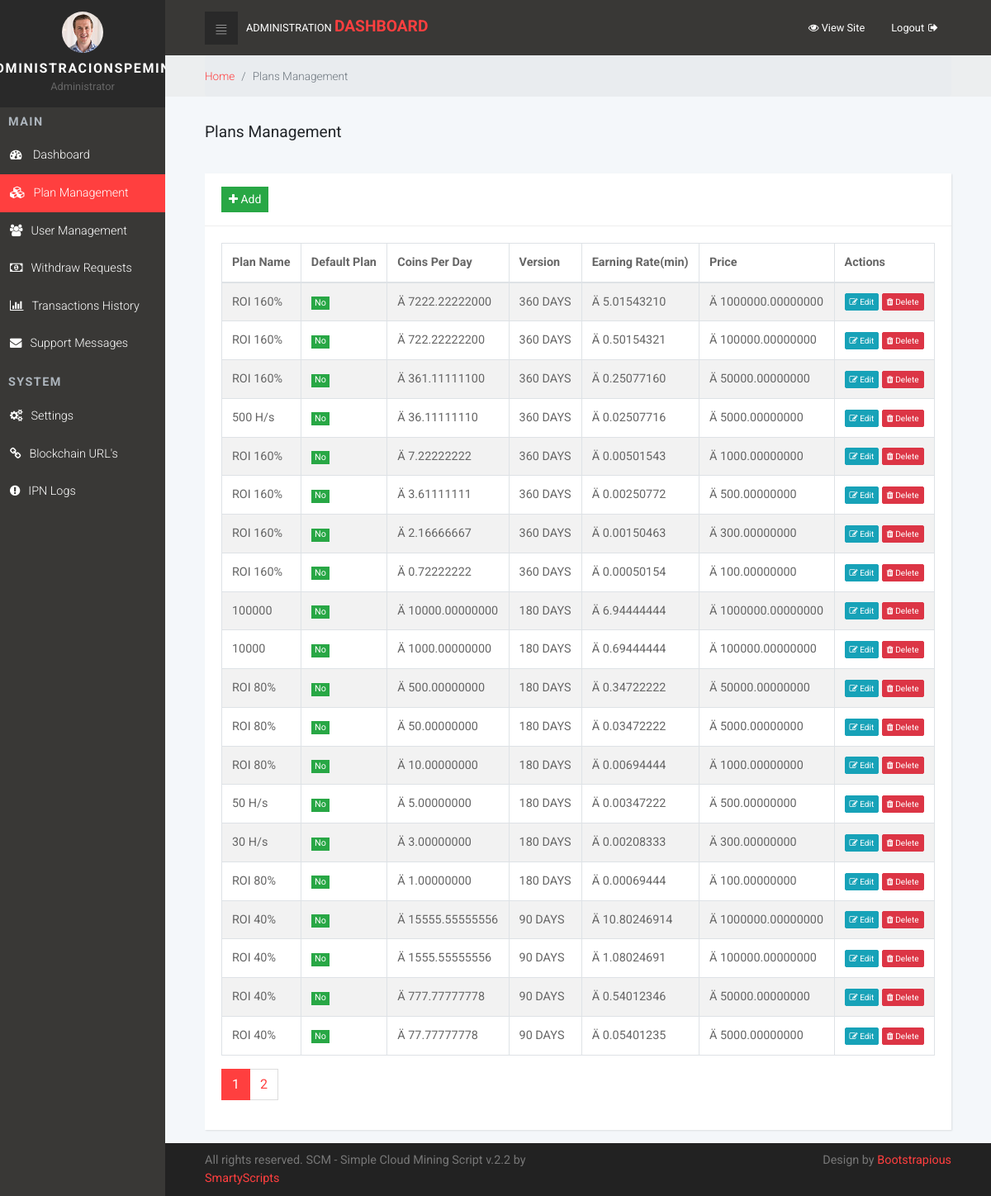
The page /admin/plans.php (signed in) on the database its author committed.
### tables this page shows
CREATE TABLE IF NOT EXISTS `plans` (
  `id` int(11) NOT NULL AUTO_INCREMENT,
  `plan_name` varchar(50) NOT NULL,
  `is_default` tinyint(1) NOT NULL DEFAULT '0' COMMENT '1=default, 0 = not default',
  `point_per_day` decimal(20,8) DEFAULT NULL,
  `version` varchar(30) DEFAULT NULL,
  `earning_rate` decimal(20,8) DEFAULT NULL,
  `image` varchar(100) NOT NULL DEFAULT '1.png',
  `price` float(20,8) NOT NULL,
  `duration` int(11) NOT NULL DEFAULT '90',
  `profit` varchar(191) NOT NULL DEFAULT '0',
  `speed` varchar(191) NOT NULL DEFAULT '1',
  `mesesprueba` tinyint(1) NOT NULL DEFAULT '0',
  PRIMARY KEY (`id`)
);

### admin/plans.php (the view, shortened to what this page needs)
<?php
require_once '_header.php';
$_table = 'plans';
$_url = 'plans.php';
if(isset($_GET['page'])){$pag = $_GET['page']-1;}else{$pag = 0;}
$plans = getPagination($_table,$pag*PAGINATION,PAGINATION);
?>
    <div class="breadcrumb-holder">
        <div class="container-fluid">
            <ul class="breadcrumb">
                <li class="breadcrumb-item"><a href="home.php">Home</a></li>
                <li class="breadcrumb-item active">Plans Management</li>
            </ul>
        </div>
    </div>
    <section>
    <div class="container-fluid">
            <header>
                <h1 class="h3 display">Plans Management</h1>
            </header>
            <div class="row">
                <div class="col-md-12">
                    <div class="card">
                        <div class="card-header">
                            <a class="btn btn-success btn-sm" href="plans_add.php"><i class="fa fa-plus"></i> Add</a>
                        </div>
                        <div class="card-body">
                            <div class="table-responsive">
                                <table class="table table-striped table-bordered table-hover">
                                    <thead>
                                    <tr>
                                        <th>Plan Name</th>
                                        <th>Default Plan</th>
                                        <th>Coins Per Day</th>
                                        <th>Version</th>
                                        <th>Earning Rate(min)</th>
                                        <th>Price</th>
                                        <th>Actions</th>
                                    </tr>
                                    </thead>
                                    <tbody>
                                    <?php if ($plans): ?>
                                        <?php foreach ($plans as $plan): ?>
                                            <tr>
                                                <td><?php echo $plan['plan_name']; ?></td>
                                                <td><?php echo $plan['is_default'] ? '<span class="badge badge-danger">Yes</span>' : '<span class="badge badge-success">No</span>'; ?></td>
                                                <td><?php echo CURSYM;?> <?php echo $plan['point_per_day']; ?></td>
                                                <td><?php echo $plan['version']; ?></td>
                                                <td><?php echo CURSYM;?> <?php echo $plan['earning_rate']; ?></td>
                                                <td><?php echo CURSYM;?> <?php echo $plan['price']; ?></td>
                                                <td>
                                                    <a class="btn btn-info btn-xs"
                                                       href="plans_edit.php?id=<?php echo $plan['id']; ?>"><i
                                                                class="fa fa-edit"></i> Edit</a>
                                                    <a class="btn btn-danger btn-xs"
                                                       href="plans.php?action=delete&id=<?php echo $plan['id']; ?>"><i
                                                                class="fa fa-trash"></i> Delete</a>
                                                </td>
                                            </tr>
                                        <?php endforeach; ?>
                                    <?php else: ?>
                                        <tr>
                                            <td colspan="7" class="text-center">No results</td>
                                        </tr>
                                    <?php endif; ?>
                                    </tbody>
                                </table>
                            </div>
                            <?php echo getPaginationLinks($_table,PAGINATION,$pag+1,$_url); ?>
                        </div>
                    </div>
                </div>
            </div>
        </div>
    </section>
<?php
require_once('_footer.php');
?>

### admin/css/style.red.css (style rules this page uses)
a { display: inline-block; text-decoration: none; color: #fff; }
body { overflow-x: hidden; }
i { display: inline-block; }
span { display: inline-block; }
table { font-size: 0.9em; color: #666; }
.btn-xs { font-size: 0.7em !important; padding: 2px 5px !important; border-radius: 2px !important; }
.badge { font-weight: 400; border-radius: 0; }
.breadcrumb-holder { background: #eceeef; }
.breadcrumb-holder .breadcrumb { padding: 15px 0; font-size: 0.85em; font-weight: 300; color: #999; margin-bottom: 0; }
.card { margin-bottom: 30px; -webkit-box-shadow: 1px 1px 2px rgba(0, 0, 0, 0.1); box-shadow: 1px 1px 2px rgba(0, 0, 0, 0.1); }
.display { font-weight: 400 !important; }
section header { padding-top: 2rem; padding-bottom: 2rem; }
@media (min-width: 768px) { .container-fluid { padding: 0 3rem; } }
.btn { font-weight: 400; border: 1px solid transparent; padding: 0.55rem 0.75rem; font-size: 0.9rem; line-height: 1.5; border-radius: 0; -webkit-transition: background-color 0.15s ease-in-out, border-color 0.15s ease-in-out, -webkit-box-shadow 0.15s ease-in-out; transition: background-color 0.15s ease-in-out, border-color 0.15s ease-in-out, -webkit-box-shadow 0.15s ease-in-out; transition: background-color 0.15s ease-in-out, border-color 0.15s ease-in-out, box-shadow 0.15s ease-in-out; transition: background-color 0.15s ease-in-out, border-color 0.15s ease-in-out, box-shadow 0.15s ease-in-out, -webkit-box-shadow 0.15s ease-in-out; }
.btn-success { color: color-yiq(#28a745); background-color: #28a745; border-color: #28a745; }
.btn-info { color: color-yiq(#17a2b8); background-color: #17a2b8; border-color: #17a2b8; }
.btn-danger { color: color-yiq(#dc3545); background-color: #dc3545; border-color: #dc3545; }
.btn-sm { padding: 0.25rem 0.5rem; font-size: 0.875rem; line-height: 1.5; border-radius: 0; }
body { font-family: "Roboto", sans-serif; font-size: 1rem; font-weight: 400; line-height: 1.5; color: #212529; background-color: #fff; }
a { color: #ff3f3f; text-decoration: none; }
h1, h2, h3, h4, h5, h6, .h1, .h2, .h3, .h4, .h5, .h6 { margin-bottom: 0.5rem; font-family: inherit; font-weight: 700; line-height: 1.1; color: inherit; }
h1, .h1 { font-size: 1.5rem; }
h3, .h3 { font-size: 1.2rem; }
.badge-success { color: color-yiq(#28a745); background-color: #28a745; }
.card { background-color: #fff; border: 0 solid #eee; border-radius: 0; }
.card-body { padding: 1.25rem; }
.card-header { padding: 1rem 1.25rem; background-color: #fff; border-bottom: 1px solid #eee; }
.card-header:first-child { border-radius: 0 0 0 0; }

### rows shown on the page
plans: plan_name "ROI 160%", is_default "No", point_per_day "7222.22222000", version "360 DAYS", earning_rate "5.01543210", price "1000000.00000000"
plans: plan_name "ROI 160%", is_default "No", point_per_day "722.22222200", version "360 DAYS", earning_rate "0.50154321", price "100000.00000000"
plans: plan_name "ROI 160%", is_default "No", point_per_day "361.11111100", version "360 DAYS", earning_rate "0.25077160", price "50000.00000000"
plans: plan_name "500 H/s", is_default "No", point_per_day "36.11111110", version "360 DAYS", earning_rate "0.02507716", price "5000.00000000"
plans: plan_name "ROI 160%", is_default "No", point_per_day "7.22222222", version "360 DAYS", earning_rate "0.00501543", price "1000.00000000"
plans: plan_name "ROI 160%", is_default "No", point_per_day "3.61111111", version "360 DAYS", earning_rate "0.00250772", price "500.00000000"
plans: plan_name "ROI 160%", is_default "No", point_per_day "2.16666667", version "360 DAYS", earning_rate "0.00150463", price "300.00000000"
plans: plan_name "ROI 160%", is_default "No", point_per_day "0.72222222", version "360 DAYS", earning_rate "0.00050154", price "100.00000000"
plans: plan_name "100000", is_default "No", point_per_day "10000.00000000", version "180 DAYS", earning_rate "6.94444444", price "1000000.00000000"
plans: plan_name "10000", is_default "No", point_per_day "1000.00000000", version "180 DAYS", earning_rate "0.69444444", price "100000.00000000"
plans: plan_name "ROI 80%", is_default "No", point_per_day "500.00000000", version "180 DAYS", earning_rate "0.34722222", price "50000.00000000"
plans: plan_name "ROI 80%", is_default "No", point_per_day "50.00000000", version "180 DAYS", earning_rate "0.03472222", price "5000.00000000"
plans: plan_name "ROI 80%", is_default "No", point_per_day "10.00000000", version "180 DAYS", earning_rate "0.00694444", price "1000.00000000"
plans: plan_name "50 H/s", is_default "No", point_per_day "5.00000000", version "180 DAYS", earning_rate "0.00347222", price "500.00000000"
plans: plan_name "30 H/s", is_default "No", point_per_day "3.00000000", version "180 DAYS", earning_rate "0.00208333", price "300.00000000"
plans: plan_name "ROI 80%", is_default "No", point_per_day "1.00000000", version "180 DAYS", earning_rate "0.00069444", price "100.00000000"
plans: plan_name "ROI 40%", is_default "No", point_per_day "15555.55555556", version "90 DAYS", earning_rate "10.80246914", price "1000000.00000000"
plans: plan_name "ROI 40%", is_default "No", point_per_day "1555.55555556", version "90 DAYS", earning_rate "1.08024691", price "100000.00000000"
plans: plan_name "ROI 40%", is_default "No", point_per_day "777.77777778", version "90 DAYS", earning_rate "0.54012346", price "50000.00000000"
plans: plan_name "ROI 40%", is_default "No", point_per_day "77.77777778", version "90 DAYS", earning_rate "0.05401235", price "5000.00000000"

### other values the page prints
SC_NAME "SCM - Simple Cloud Mining Script"
SC_VERSION "2.2"
